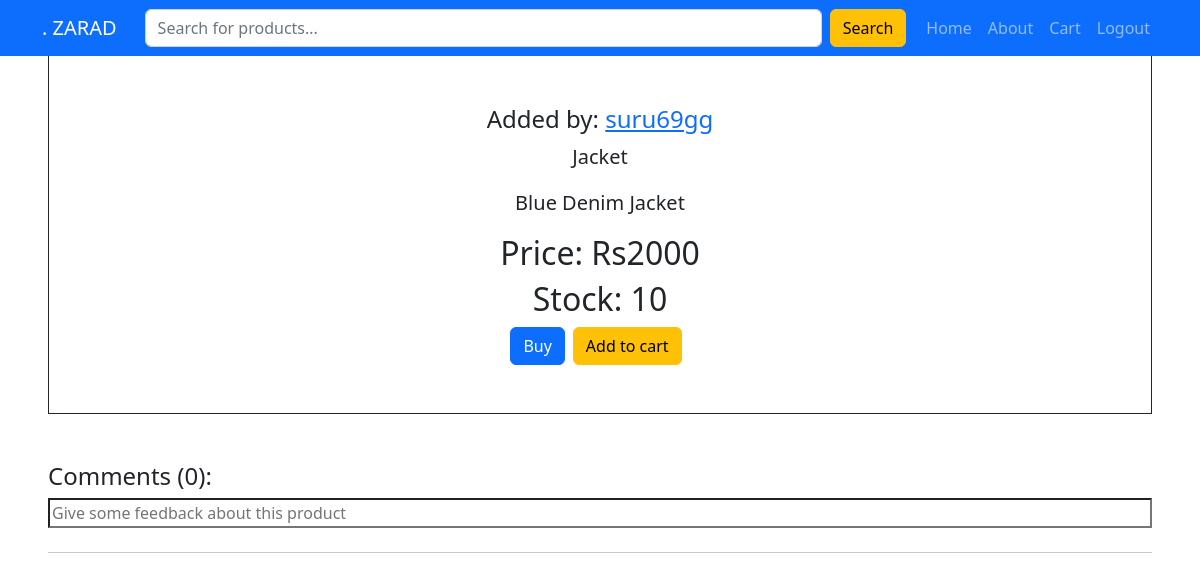
Screenshot of /product-page/18/ (signed in) with the database file from the repository.
### base/models.py (models this page shows, shortened)
class Product(models.Model):
    name = models.CharField(max_length=200)
    descritpion = models.TextField(max_length=500,null=True,blank=True)
    price = models.IntegerField()
    stock = models.IntegerField()
    seller = models.ForeignKey(User, on_delete=models.SET_NULL , null=True)
    category = models.ForeignKey(Category,on_delete=models.SET_NULL , null=True)
    image = models.ImageField(null=True, default='Product.png')
    updated = models.DateTimeField(auto_now=True)
    created = models.DateTimeField(auto_now_add=True)

class User(AbstractUser):
    username = models.CharField(max_length=200,unique=True,default='Anonymous')
    email = models.EmailField(null=True,unique=True)
    bio = models.TextField(null=True)
    status = models.BooleanField(default=False,null=True)
    USERNAME_FIELD = 'email'
    REQUIRED_FIELDS = []
    def __str__(self):
        return self.username

### base/views.py (the view)
# urls.py: path('product-page/<str:pk>/' , views.product_page , name='product' ),
def product_page(request,pk):
    product = Product.objects.get(id=pk)
    messages = Message.objects.filter(product=product)
    if request.method == 'POST':
        body = request.POST.get('body')
        message = Message(user=request.user, product = product, body = body)
        message.save()
    product = Product.objects.get(id=pk)
    messages = Message.objects.filter(product=product)
    content = {'product': product, 'p_messages':messages}
    return render(request, 'product.html' , content)

### base/templates/product.html (shortened to what this page needs)
{% extends 'main.html' %}
{% load static %}
{% block content %}
    <main>
        <section class="d-flex flex-column align-items-center mt-5 border border-dark mx-5 p-5 ">
            <div id="container">
                <div class="d-flex flex-column align-items-center mt-2" id="cotainer">
                    <h4>Added by: <a href="#">{{product.seller}}</a> </h4>
                </div>
                <div class="d-flex flex-column align-items-center text-wrap"  id="info">
                    <p class="lead">{{product.name}}</p>
                    <p class="lead">{{product.descritpion}}</p>
                    <h2>Price: Rs{{product.price}}</h2><h2>Stock: {{product.stock}}</h2>
                </div>
                <div class="d-flex  justify-content-center" >
                    <a href="{% url 'checkout' product.id %}"><button class="btn btn-primary me-2">Buy</button></a>
                    <a href="{% url 'addcart' product.id %}"><button class="btn btn-warning me-2">Add to cart</button></a>
                </div>
            </div>
        </section>
        <section class="m-5">
            <h4 class="mb-2" >Comments ({{p_messages.count}}):</h4>
            <form method="POST" class="mb-4" action="">
                <input class="rounded-0 w-100" name="body" type="text" placeholder="Give some feedback about this product">
            </form>
            <hr>
        </section>
    </main>
{% endblock content %}

### rows the page displays
Product: seller "suru69gg", name "Jacket", descritpion "Blue Denim Jacket", price "2000", stock "10"

### other values shown
{{ p_messages.count }} "0"
